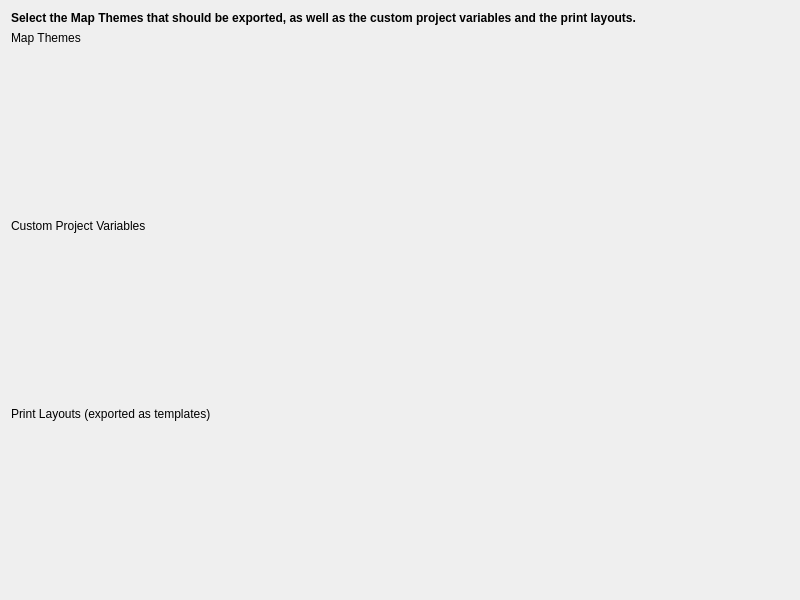
<?xml version="1.0" encoding="UTF-8"?>
<ui version="4.0">
 <class>Models</class>
 <widget class="QDialog" name="Models">
  <property name="geometry">
   <rect>
    <x>0</x>
    <y>0</y>
    <width>800</width>
    <height>600</height>
   </rect>
  </property>
  <property name="windowTitle">
   <string>Select Files</string>
  </property>
  <layout class="QGridLayout" name="gridLayout">
   <item row="0" column="0" colspan="2">
    <widget class="QLabel" name="description">
     <property name="minimumSize">
      <size>
       <width>0</width>
       <height>0</height>
      </size>
     </property>
     <property name="font">
      <font>
       <weight>75</weight>
       <bold>true</bold>
      </font>
     </property>
     <property name="text">
      <string>Select the Map Themes that should be exported, as well as the custom project variables and the print layouts.</string>
     </property>
     <property name="alignment">
      <set>Qt::AlignLeading|Qt::AlignLeft|Qt::AlignTop</set>
     </property>
     <property name="wordWrap">
      <bool>true</bool>
     </property>
    </widget>
   </item>
   <item row="2" column="0" colspan="2">
    <widget class="SpaceCheckListView" name="mapthemes_view" native="true">
     <property name="sizePolicy">
      <sizepolicy hsizetype="Preferred" vsizetype="Expanding">
       <horstretch>0</horstretch>
       <verstretch>0</verstretch>
      </sizepolicy>
     </property>
    </widget>
   </item>
   <item row="3" column="0" colspan="2">
    <widget class="QLabel" name="variables_label">
     <property name="text">
      <string>Custom Project Variables</string>
     </property>
    </widget>
   </item>
   <item row="6" column="0" colspan="2">
    <widget class="SpaceCheckListView" name="layouts_view" native="true">
     <property name="sizePolicy">
      <sizepolicy hsizetype="Preferred" vsizetype="Expanding">
       <horstretch>0</horstretch>
       <verstretch>0</verstretch>
      </sizepolicy>
     </property>
    </widget>
   </item>
   <item row="4" column="0" colspan="2">
    <widget class="SpaceCheckListView" name="variables_view" native="true">
     <property name="sizePolicy">
      <sizepolicy hsizetype="Preferred" vsizetype="Expanding">
       <horstretch>0</horstretch>
       <verstretch>0</verstretch>
      </sizepolicy>
     </property>
    </widget>
   </item>
   <item row="5" column="0">
    <widget class="QLabel" name="layouts_label">
     <property name="text">
      <string>Print Layouts (exported as templates)</string>
     </property>
    </widget>
   </item>
   <item row="1" column="0" colspan="2">
    <widget class="QLabel" name="mapthemes_label">
     <property name="text">
      <string>Map Themes</string>
     </property>
    </widget>
   </item>
  </layout>
 </widget>
 <customwidgets>
  <customwidget>
   <class>SpaceCheckListView</class>
   <extends></extends>
   <header>QgisModelBaker.utils.gui_utils</header>
   <container>1</container>
  </customwidget>
 </customwidgets>
 <resources/>
 <connections/>
</ui>
